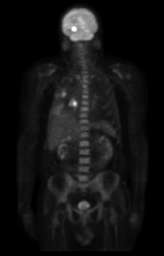
#> input picture image_processing/proj_2/images/p2test.tif, 164 x 256 px, shrunk from 746 x 1162 before the run
$ python spatial_enhancement.py   (older library calls are emulated)
#> lines starting #> are read from the running program, lines starting #| are printed output that depends on the picture
import cv2 as cv
import numpy as np
import math
import sys
from itertools import product
import matplotlib
matplotlib.use("Qt4Agg")
import matplotlib.pyplot as plt


# [59 lines left out: functions show_histogram, log_transform, powerlaw_transform, histogram_equalize, not called in this run]


def _filter_conv(src, mask):
  border = len(mask) // 2
  src = cv.copyMakeBorder(src, border, border, border, border, cv.BORDER_CONSTANT)
  height, width = (src.shape[0], src.shape[1])
  dst = src.copy()

  for row, col in product(range(border, height - border), range(border, width - border)):
    dst[row, col] = 0
    for i, j in product(range(-1, 2), range(-1, 2)):
      dst[row, col] += mask[i + 1, j + 1] * src[row + i, col + j]

  print("done")

  # remove redundant image border
  return dst[border: -border][:, border: -border]


def laplacian_filter(img, n = 3):
  print("laplacian enhancement...", end='', flush=True)
  # create laplacian kernel
  lap_mask = np.array(
              ((-1, -1, -1),
              (-1, 8, -1),
              (-1, -1, -1))
             )

  return _filter_conv(img, lap_mask)


def highboost_filter(img, c, n = 3):
  print("high-boost...", end='', flush=True)
  # create high boost kernel
  lap_mask = np.array(
              ((-1, -1, -1),
              (-1, 8, -1),
              (-1, -1, -1))
             )
  mask = [0] * (n ** 2)
  mask[(n ** 2) // 2] = 1
  mask = list(zip(*[iter(mask)] * n))
  mask = np.array(mask)

  return _filter_conv(img, mask + lap_mask)


# [12 lines left out: function highboost_filter_pdf, not called in this run]

def smooth(img, n=3):
  print("image smoothing...", end='', flush=True)
  # create avg kernel
  mask = np.array([1] * (n ** 2)) / (n ** 2)
  mask = mask.reshape((n, n))
  dst = _filter_conv(img, mask)

  return dst


def sobel_filter(img):
  print("sobel gradient...")
  # create sobel kernel x-axis and y-axis
  mask_x = np.array(
            ((1, 2, 1),
            (0, 0, 0),
            (-1, -2, -1))
           )
  mask_y = np.array(
            ((1, 0, -1),
            (2, 0, -2),
            (1, 0, -1))
           )
  print("[x-axis filter] ", end='', flush=True)
  img_x = _filter_conv(img, mask_x)
  print("[y-axis filter] ", end='', flush=True)
  img_y = _filter_conv(img, mask_y)
  res = ((img_x ** 2) + (img_y ** 2)) ** 0.5

  return res


def show_and_write(img, name, norm = 1):
  if norm == 1:
    img = normalize(img)
  elif norm == 2:
    img[img > 255] = 255
    img[img < 0] = 0
  # change img type from float to uint8
  img = img.astype('uint8')
  cv.imshow(name, img)
  cv.waitKey(0)
  cv.destroyAllWindows()
  cv.imwrite("output/" + name + ".tif", img)

  return


def normalize(img, method = 0):
  # rescale min, max grey value to 0 ~ 255
  if method == 0:
    max_val = np.amax(img)
    min_val = np.amin(img)
    res = (img - min_val) * 255 / (max_val - min_val)
  # rescale 3% smallest and 3% largest grey value to 0 ~255
  else:
    n = img.shape[0] * img.shape[1] // 100 * 3 + 1
    min_val = img.flat[np.argpartition(img.flat, n-1)[n-1]]
    tmp = img * -1
    max_val = -tmp.flat[np.argpartition(tmp.flat, n-1)[n-1]]
    res = (img - min_val) * 255 / (max_val - min_val)
    res[res > 255] = 255
    res[res < 0] = 0

  return res


if __name__ == '__main__':
  # Load an color image in grayscale
  # img = cv.imread("images/Fig0343(a)(skeleton_orig).tif", 0)
  img = cv.imread("images/p2test.tif", 0)
#> img is the input picture: shape (256, 164); min 0, max 255, mean 19.4
  # img = cv.imread("images/Fig0342(a)(contact_lens_original).tif", 0)

  # change image data type to float (keep all msg)
  a = img = img.astype(float)
  show_and_write(a, "process(a)")
#> in normalize, `max_val = np.amax(img)`: max_val = 255
#> in normalize, `min_val = np.amin(img)`: min_val = 0
  b = highboost_filter(a, 3)
#> in _filter_conv, `border = len(mask) // 2`: border = 1
  show_and_write(b, "process(b)")
  c = laplacian_filter(a)
#> after the loop in _filter_conv (call 2), `for row, col in product(range(border, height - border), range(border, ..`:
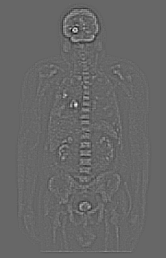
#> dst: shape (258, 166) float64; min -200, max 291, mean 0; drawn with min black and max white
  show_and_write(c, "process(c)")
  c = b + c
  d = sobel_filter(a)
#> after the loop in _filter_conv (call 4), `for row, col in product(range(border, height - border), range(border, ..`:
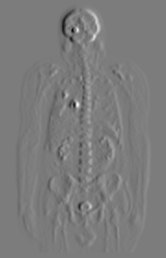
#> dst: shape (258, 166) float64; min -456, max 480, mean 0; drawn with min black and max white
  show_and_write(d, "process(d)")
  e = smooth(d, 3)
#> after the loop in _filter_conv (call 5), `for row, col in product(range(border, height - border), range(border, ..`:
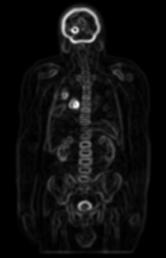
#> dst: shape (258, 166) float64; min 0, max 384.8, mean 22.2; drawn with min black and max white
  show_and_write(e, "process(e)")
  f = c * e
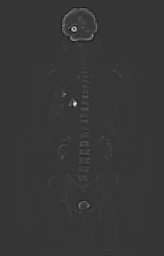
#> f: shape (256, 164) float64; min -74007.6, max 271960.5, mean 1234.8; drawn with min black and max white
  f = normalize(f, 1)
#> in normalize (call 6), `min_val = img.flat[np.argpartition(img.flat, n-1)[n-1]]`: min_val = -1046.3
#> in normalize (call 6), `tmp = img * -1`:
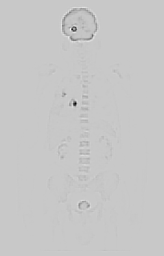
#> tmp: shape (256, 164) float64; min -271960.5, max 74007.6, mean -1234.8; drawn with min black and max white
#> in normalize (call 6), `max_val = -tmp.flat[np.argpartition(tmp.flat, n-1)[n-1]]`: max_val = 10132.4
#> in normalize (call 6), `res[res < 0] = 0`:
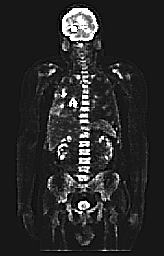
#> res: shape (256, 164) float64; min 0, max 255, mean 42.4
  show_and_write(f, "process(f)", 0)
  b = normalize(b)
  g = b + f
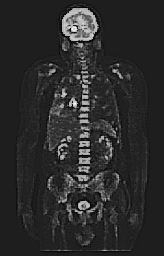
#> g: shape (256, 164) float64; min 0, max 510, mean 87.7; drawn with min black and max white
  show_and_write(g, "process(g)")
  # [18 lines of commented-out code are left out]
